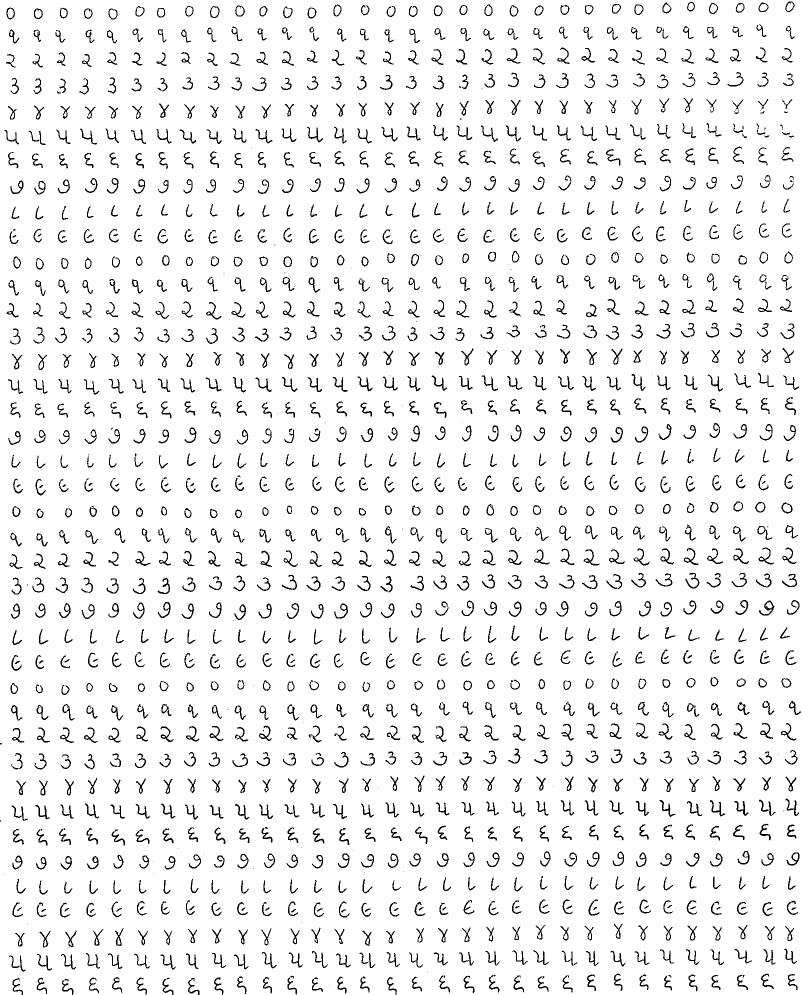
#> input picture tif/Guj.TIF, 1604 x 1989 px (shown at 1/2 size)
$ jupyter execute --allow-errors Gujarati_MNIST_parse.ipynb
#> lines starting #> are read from the running program, lines starting #| are printed output that depends on the picture; after the words box and inside, x2 and y2 are one past the last pixel; in counts of white or black regions, pixels touching at a corner belong together
# Parse and MNIST-IZE Gujarati Digits

This notebook goes through the process of generating a handwritten test dataset for Gujarati digits. The first step is to construct a grid of handwritten digits using a quad ruled notepad as shown below. Afterwards, the images are generated by:

*   Slicing/extracting individual digit cells
*   MNIST-izing digit cells (eg. resizing digit images to 28x28, denoising by thresholding, and centering using center of mass)

[cell 1]
# Imports
import cv2
from matplotlib import pyplot as plt
from scipy import ndimage
import numpy as np
from PIL import Image
from tqdm import tqdm_notebook

# Helper Functions

Both our input seed images (used in synthetic data generation for the training dataset) and handwritten digits (test dataset) will adhere to the standard MNIST format. This means a 28x28 size digit image will be centered in a 20x20 pixel box. We leveraged the code provided in this wonderful blogpost titled "Tensorflow, MNIST and your own handwritten digits" to help MNIST-ize our data (https://medium.com/@o.kroeger/tensorflow-mnist-and-your-own-handwritten-digits-4d1cd32bbab4).

[cell 2]
# Helper Functions to MNIST-ize data

def getBestShift(img):
    '''
    Returns the best shift in x and y directions
    Input:
      img: np.array
    Output:
      sx: float
      sy: float

    '''
    # Calculate the center of mass coordinates for values in the image array
    cy, cx = ndimage.measurements.center_of_mass(img)
    rows, cols = img.shape

    # Apply vertical and horizontal shift
    sx = np.round(cols/2.0-cx).astype(int)
    sy = np.round(rows/2.0-cy).astype(int)

    return sx, sy

def shift(img, sx, sy):
    '''
    Returns shifted version of the input image
    Input:
        img: np.array
        sx: float
        sy: float
    Output:
        img_new: np.array

    '''
    rows, cols = img.shape

    M = np.float32([[1, 0, sx], [0, 1, sy]]) # Transformation matrix to shift image
    shifted = cv2.warpAffine(img, M, (cols, rows))

    return shifted

def mnistize(img):
    '''
    Returns the MNIST-ized version of the input image
    Input:
        img: np.array
    Output:
        img_new: np.array

    '''
    img = cv2.resize(255-img, (28, 28))

    # Apply Binary + Otsu thresholding on image
    # More info here: https://opencv-python-tutroals.readthedocs.io/en/latest/py_tutorials/py_imgproc/py_thresholding/py_thresholding.html#otsus-binarization
    (thresh, img) = cv2.threshold(img, 128, 255, cv2.THRESH_BINARY+cv2.THRESH_OTSU)

    # Create tight bounding box for digit
    while np.sum(img[0]) == 0:
        img = img[1:]

    while np.sum(img[:,0]) == 0:
        img = np.delete(img, 0, 1)

    while np.sum(img[-1]) == 0:
        img = img[:-1]

    while np.sum(img[:,-1]) == 0:
        img = np.delete(img, -1, 1)

    rows, cols = img.shape

    # Resize image to fit a 20x20 box
    if rows > cols:
        factor = 20.0/rows
        rows = 20
        cols = int(round(cols*factor))
    else:
        factor = 20.0/cols
        cols = 20
        rows = int(round(rows*factor))
    img = cv2.resize(img, (cols, rows))

    # Pad rows/columns to form 28x28 image
    colsPadding = (int(np.ceil((28-cols)/2.0)), int(np.floor((28-cols)/2.0)))
    rowsPadding = (int(np.ceil((28-rows)/2.0)), int(np.floor((28-rows)/2.0)))
    img = np.lib.pad(img, (rowsPadding, colsPadding), 'constant')

    # Find and apply best shift
    shiftx, shifty = getBestShift(img)
    img = shift(img, shiftx, shifty)

    return img

The data parsing process is demonstrated below for handwritten Gujarati digits (40x32 = 1280 digits), which will make up the test dataset. However this approach for creating and extracting the digits can be applied to other scripts as well. To create the data sheet, the volunteer writes each digit across the row 32 times (32 is the number of cells that make up each row in the quad ruled notepad), completes this for digits 0-9, and repeats this process 4 times for a total of 40 rows and 1280 handwritten digitis. This sheet is then scanned and saved as a .TIF file.

Materials used for handwritten dataset:
+ Mead Cambridge Quad Writing Pad (8-1/2” x 11”, Quad Ruled, White, 80 Sheets)
+ Black Ink Zebra Pen (Z-Grip Series)
+ Dell S3845cdn Scanner (specific details here:https://goo.gl/fykK8k)

# Quick Sanity Check

[cell 3]
im_grid=Image.open('tif/Guj.TIF').convert('L')
#> im_grid: PIL image 1604x1989 L; 94% white; black in thin lines or dots
im_grid

[cell 4]
# Dimensions of entire grid sheet
im_grid.size
#> Out = (1604, 1989)

[cell 5]
# Width of each cell
width=im_grid.size[0]/32
#> width = 50.12
width
#> Out = 50.12

[cell 6]
# Height of each cell
height=im_grid.size[1]/40
#> height = 49.73
height
#> Out = 49.73

Qualitative Sanity Check: Do the cropped digits look "good"?

[cell 7]
x = np.arange(0, 32*width, width)
#> x = 32 values from 0 to 1553.9
y = np.arange(0, 40*height, height)
#> y = 40 values from 0 to 1939.3
xv, yv = np.meshgrid(x, y, indexing='xy') # Construct grid of x,y values

# Let's take 10 random slices
for trial in range(10):
    i = np.random.randint(0, 31)
    j = np.random.randint(0, 39)
    x,y = (xv[j, i], yv[j, i])
    cropped = im_grid.crop((x+2, y+2, x+width , y+height)) # Crop the image
    x_rand_image = mnistize(np.array(cropped)) # MNIST-ize the images
    plt.subplot(1, 10, trial+1)
    plt.imshow(x_rand_image)
    plt.grid(False)
    plt.axis('off')
    plt.title(np.uint8(np.mod(j, 10))) # The corresponding label
#> this loop made 10 passes
#> (thresh in mnistize, shiftx in mnistize, shifty in mnistize) on passes 1 to 10: (118, 1, 1), (103, -1, -1), (105, 1, -2), (91, 1, 1), (91, 1, 0), (97, 2, 0), (105, -2, 0), (107, 1, 0), (108, -2, 0), (105, -2, 0)
#> pass 1, `cropped = im_grid.crop((x+2, y+2, x+width , y+height))`:
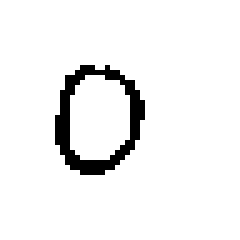
#> cropped: PIL image 48x48 L (shown 5 times larger); 94.4% white; black in thin lines or dots, all inside (x1, y1, x2, y2) = (11, 13, 29, 35)
#> pass 1, in mnistize, `img = cv2.resize(255-img, (28, 28))`:
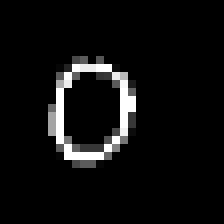
#> img: shape (28, 28) (shown 8 times larger); min 0, max 255, mean 14.3
#> pass 1, in mnistize, `(thresh, img) = cv2.threshold(img, 128, 255, cv2.THRESH_BINARY+cv2.THR..`:
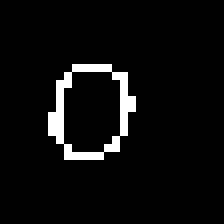
#> img: shape (28, 28) (shown 8 times larger); 4.8% white in thin lines or dots, all inside (x1, y1, x2, y2) = (6, 8, 17, 20)
#> pass 1, in mnistize, `img = np.lib.pad(img, (rowsPadding, colsPadding), 'constant')`:
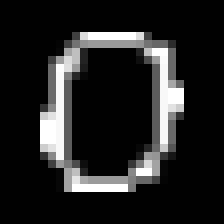
#> img: shape (28, 28) (shown 8 times larger); min 0, max 255, mean 34.2
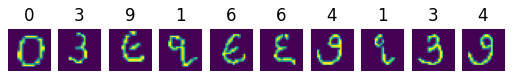
#> figure drawn by matplotlib, 10 panels

Now, proceed with extracting digits over the entire grid.

# Processing

[cell 8]
# Manually defining labels because participant switched row order, so ordering is not consistent
labels = [0, 1, 2, 3, 4, 5, 6, 7, 8, 9,
          0, 1, 2, 3, 4, 5, 6, 7, 8, 9,
          0, 1, 2, 3, 7, 8, 9, 0, 1, 2,
          3, 4, 5, 6, 7, 8, 9, 4, 5, 6]

[cell 9]
x = np.arange(0, 32*width, width)
#> x = 32 values from 0 to 1553.9
y = np.arange(0, 40*height, height)
#> y = 40 values from 0 to 1939.3

xv, yv = np.meshgrid(x, y, indexing='xy') # Construct grid of x,y values
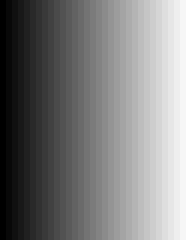
#> xv: shape (40, 32) float64 (shown 6 times larger); min 0, max 1553.9, mean 776.9; drawn with min black and max white
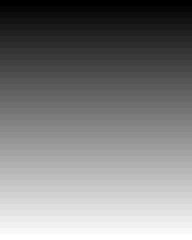
#> yv: shape (40, 32) float64 (shown 6 times larger); min 0, max 1939.3, mean 969.6; drawn with min black and max white
X_test_gmnist = np.empty((32*40, 28, 28, 1), dtype='uint8')
y_test_gmnist = np.empty(32*40, dtype='uint8')
#> y_test_gmnist = 1280 values, max 246 at index 1149, min 0 at index 6, mean 118.6

k=0
#> (the rest of this cell did not finish here and is left out)

# Post-processing sanity checks:

Sanity check 1: Visual inspection of random elements

[cell 10]
for i in range(20):
    k = np.random.randint(0, 32*40-1)
    plt.subplot(5, 4, i+1)
    plt.imshow(X_test_gmnist[k,:,:,0])
    plt.axis('off')
#> this loop made 20 passes
#> k on passes 1 to 12: 849, 537, 845, 72, 777, 115, 976, 755, 448, 850, 99, 1201
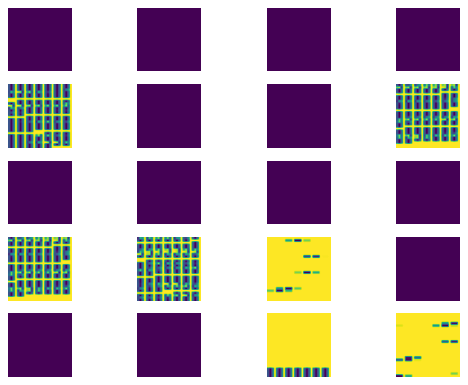
#> figure drawn by matplotlib, 20 panels

Sanity check 2: Dimensions of data

[cell 11]
print(np.shape(X_test_gmnist))
#| (1280, 28, 28, 1)
print(np.shape(X_test_gmnist))
#| (1280, 28, 28, 1)

Sanity check 3: Classwise counts

[cell 12]
plt.stem(np.bincount(y_test_gmnist))
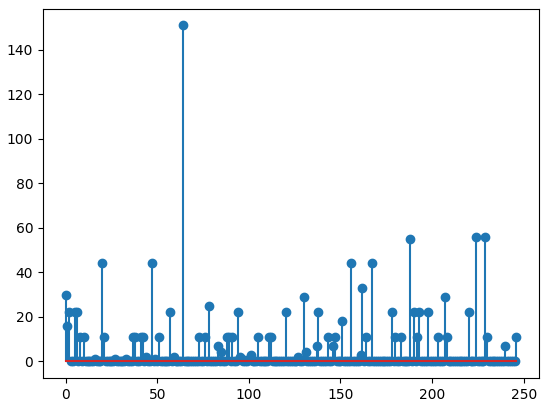
#> figure drawn by matplotlib, 1 panel; curve peaks at x = 64, y = 151

Sanity check 4: Images of classwise means

[cell 13]
for i in range(10):
    plt.subplot(2, 5, i+1)
    plt.imshow(np.mean(X_test_gmnist[y_test_gmnist==i,:,:,0], axis=0))
    plt.axis('off')
    plt.title(i)
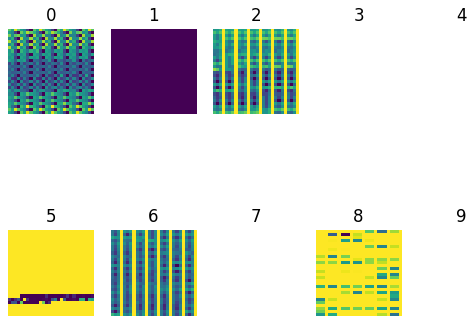
#> figure drawn by matplotlib, 10 panels

$ run again, with tif/Dev.TIF copied over tif/Guj.TIF
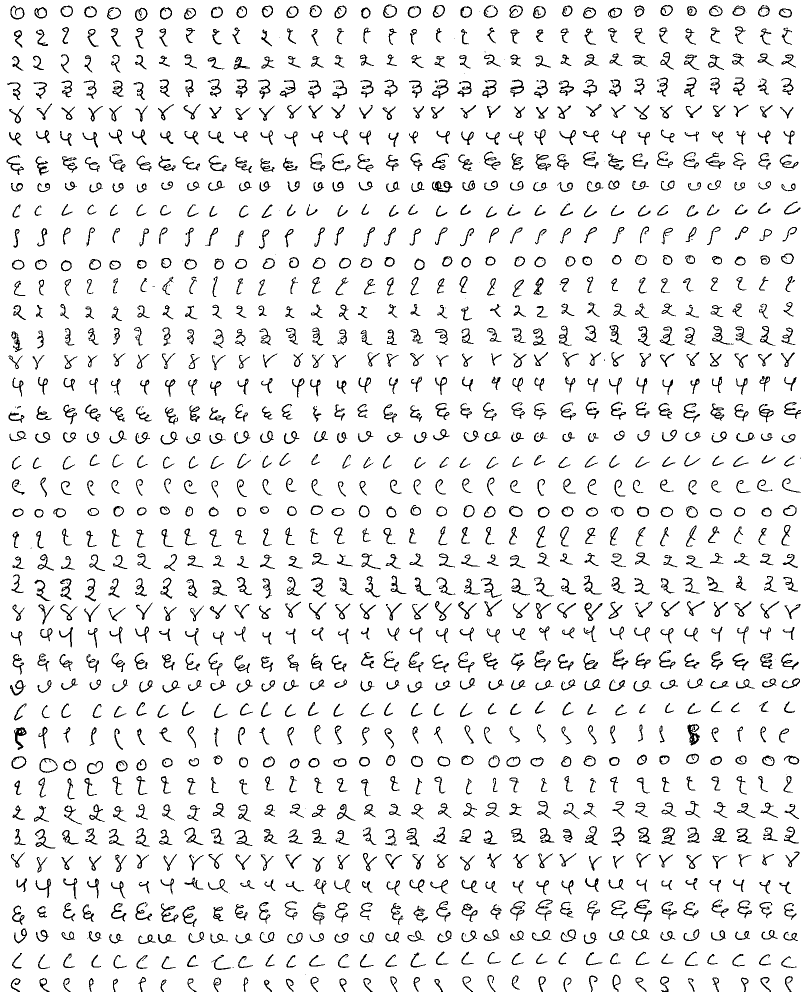
#> input picture tif/Dev.TIF, 1602 x 1983 px (shown at 1/2 size)
#> im_grid: PIL image 1602x1983 L; 92.7% white; black in thin lines or dots
#> the loop `for trial in range(10):` made 10 passes
#> (thresh in mnistize, shiftx in mnistize, shifty in mnistize) on passes 1 to 7: (91, 1, 0), (105, -1, 1), (91, 1, 1), (105, 2, 1), (106, 1, 1), (111, 1, 1), (111, -2, -1)
#> pass 1, in mnistize, `img = np.lib.pad(img, (rowsPadding, colsPadding), 'constant')`:
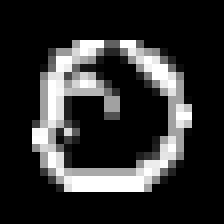
#> img: shape (28, 28) (shown 8 times larger); min 0, max 255, mean 46.4
#> `x = np.arange(0, 32*width, width)`: x = 32 values from 0 to 1551.9
#> `y = np.arange(0, 40*height, height)`: y = 40 values from 0 to 1933.4
#> y_test_gmnist = 1280 values, max 246 at index 1149, min 0 at index 6, mean 118.5
#> the loop `for i in range(20):` made 20 passes
#> k on passes 1 to 8: 849, 537, 845, 72, 777, 115, 976, 755
#| (1280, 28, 28, 1)
#| (1280, 28, 28, 1)
#> `[cell 12] plt.stem(np.bincount(y_test_gmnist))`:
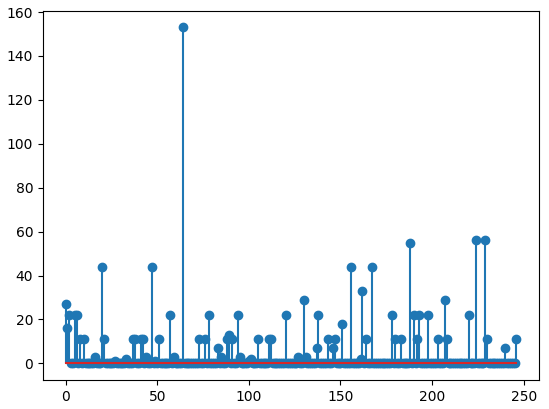
#> figure drawn by matplotlib, 1 panel; curve peaks at x = 64, y = 153

$ run again, with tif/Kan.TIF copied over tif/Guj.TIF
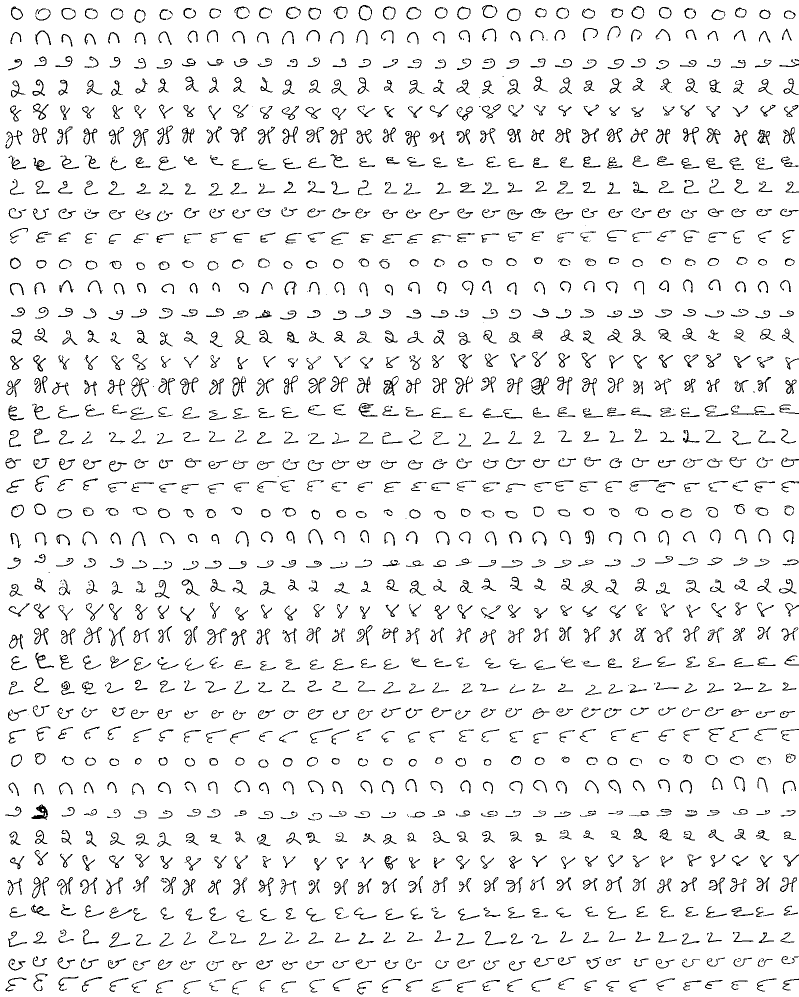
#> input picture tif/Kan.TIF, 1598 x 1994 px (shown at 1/2 size)
#> im_grid: PIL image 1598x1994 L; 93.9% white; black in thin lines or dots
#> the loop `for trial in range(10):` made 10 passes
#> (thresh in mnistize, shiftx in mnistize, shifty in mnistize) on passes 1 to 7: (103, -2, 1), (106, 3, 0), (91, 3, 1), (103, 0, 1), (102, 3, -1), (114, 3, -1), (105, 1, 0)
#> `x = np.arange(0, 32*width, width)`: x = 32 values from 0 to 1548.1
#> `y = np.arange(0, 40*height, height)`: y = 40 values from 0 to 1944.2
#> y_test_gmnist = 1280 values, max 242 at index 1250, min 0 at index 6, mean 44.96
#> the loop `for i in range(20):` made 20 passes
#> k on passes 1 to 8: 849, 537, 845, 72, 777, 115, 976, 755
#| (1280, 28, 28, 1)
#| (1280, 28, 28, 1)
#> `[cell 12] plt.stem(np.bincount(y_test_gmnist))`:
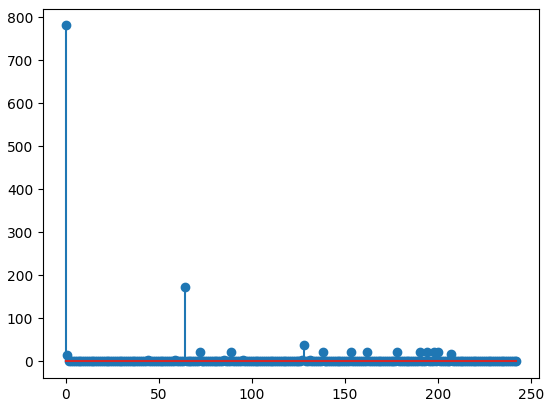
#> figure drawn by matplotlib, 1 panel; curve peaks at x = 0, y = 781
